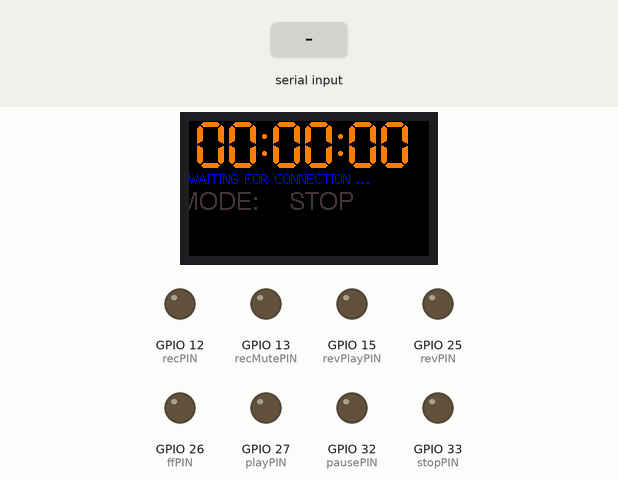
This sketch was run on a simulated ESP32. Parts: 240×135 colour display, output pins drawn as LEDs (lit = HIGH). The inputs (shaded band) are chosen by the test bench. Random numbers use the default seed unless the sketch sets one; nothing arrives over Bluetooth unless stated; what the sketch prints to the serial monitor is not drawn.

Above: at 1.8 s.
1.9 s: "2\n" received over Serial
At 3.0 s:
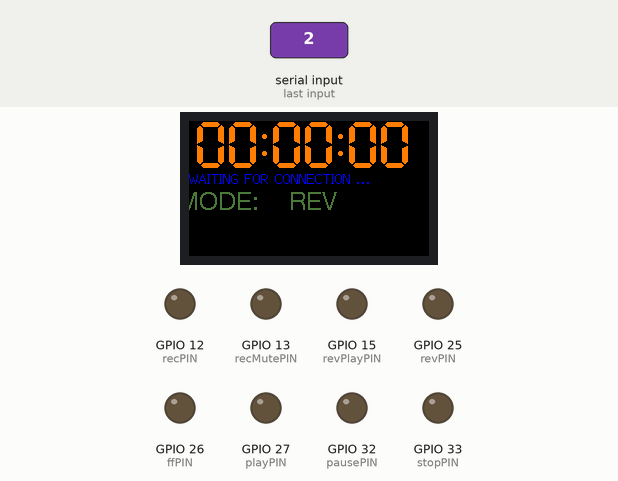
4.9 s: "0\n" received over the second serial link
At 6.0 s:
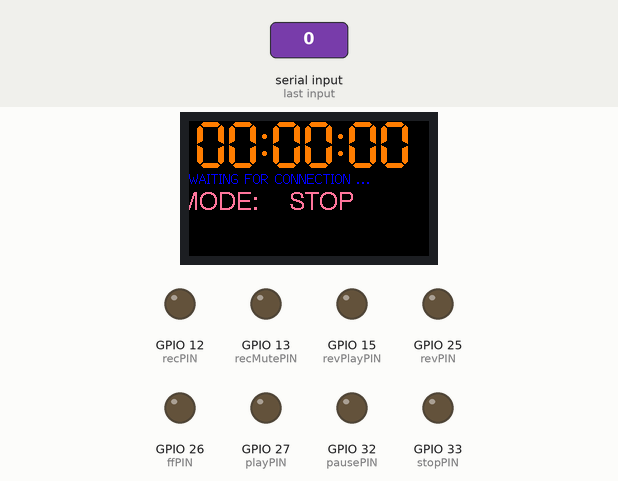
7.9 s: "1\n" received over Serial
At 9.1 s:
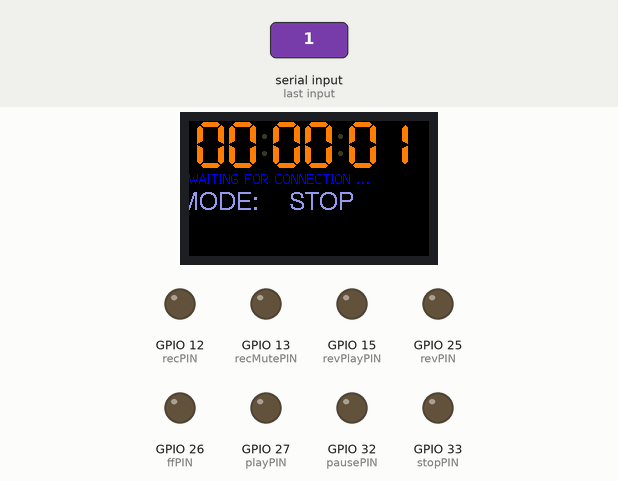
10.9 s: "2\n" received over the second serial link
At 12.1 s:
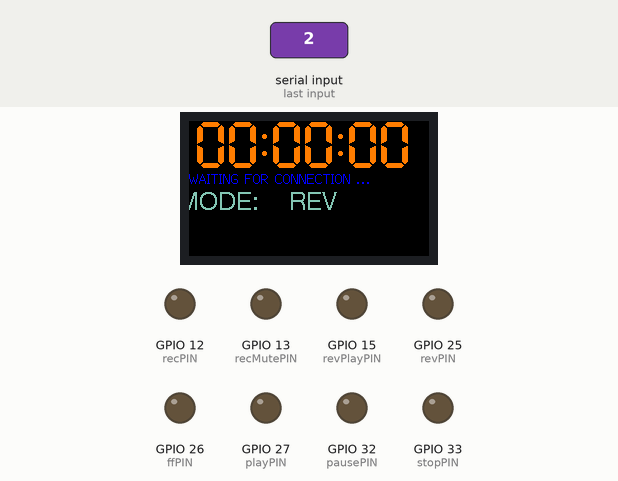
13.9 s: "0\n" received over Serial
At 14.9 s:
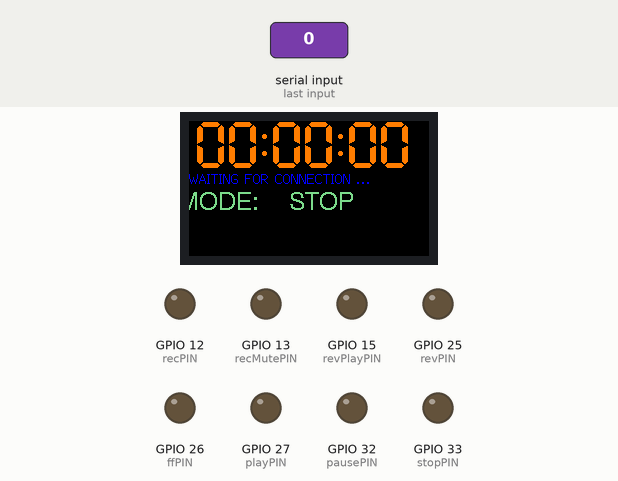
16.9 s: "1\n" received over the second serial link
At 18.2 s:
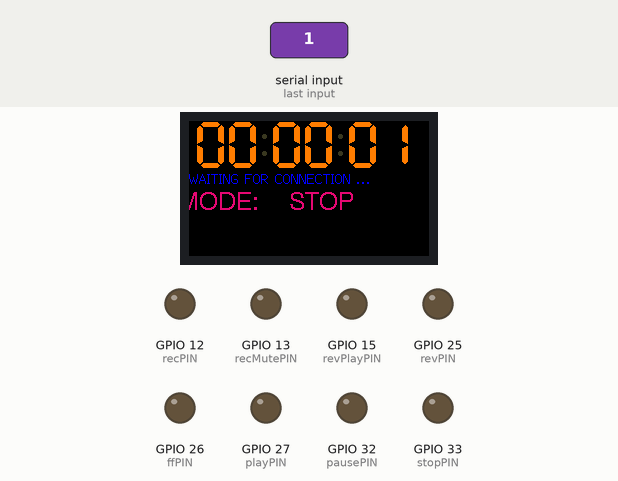
Timing chart, 0 to 19.9 s (numbered marks = the images above; inputs shaded):
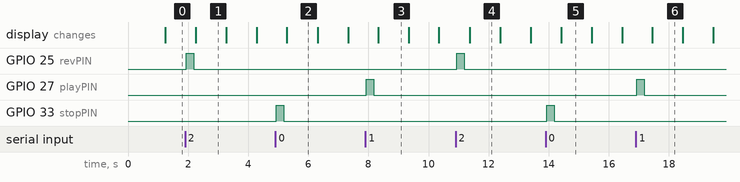

Measured:
- after the input at 1.9 s, GPIO 25 (revPIN): LOW → HIGH at once, → LOW 0.25 s later
- after the input at 4.9 s, GPIO 33 (stopPIN): LOW → HIGH at once, → LOW 0.25 s later
- after the input at 7.9 s, GPIO 27 (playPIN): LOW → HIGH at once, → LOW 0.25 s later
- after the input at 10.9 s, GPIO 25 (revPIN): LOW → HIGH at once, → LOW 0.25 s later
- after the input at 13.9 s, GPIO 33 (stopPIN): LOW → HIGH at once, → LOW 0.25 s later
- after the input at 16.9 s, GPIO 27 (playPIN): LOW → HIGH at once, → LOW 0.25 s later
- what the display in image 1 shows lasts 1.0 s, from 2.3 s to 3.3 s

The sketch:

TFT_R2R_Remote.ino
```cpp
/*
 An simple project making use of the examples of the TTGO display and a
 an ULN2803 Eight-Way transistor array for a R2R remote for a Teac X-10R/X-7R

 The code is largely based on a digital clock example from the link below
 This examples uses the hardware SPI only.

YouTube link to setup board  https://youtu.be/b8254--ibmM
For the board select TTGO_Lora32
 Based on clock sketch by Gilchrist 6/2/2014 1.0
 Adapted by Nathan Stevens 10/14/2022
 @version 1.1 01/18/2023

A few colour codes:

code	color
0x0000	Black
0xFFFF	White
0xBDF7	Light Gray
0x7BEF	Dark Gray
0xF800	Red
0xFFE0	Yellow
0xFBE0	Orange
0x79E0	Brown
0x7E0	Green
0x7FF	Cyan
0x1F	Blue
0xF81F	Pink

 */

#include <TFT_eSPI.h> // Graphics and font library for ST7735 driver chip
#include <SPI.h>

#include "BluetoothSerial.h"

#if !defined(CONFIG_BT_ENABLED) || !defined(CONFIG_BLUEDROID_ENABLED)
#error Bluetooth is not enabled! Please run `make menuconfig` to and enable it
#endif

BluetoothSerial SerialBT;

TFT_eSPI tft = TFT_eSPI();  // Invoke library, pins defined in User_Setup.h

uint32_t targetTime = 0;       // for next 1 second timeout

boolean initial = true;
byte xcolon1 = 0;
byte xcolon2 = 0;
unsigned int colour = 0;

// keep track of time in hours minutes and seconds
uint8_t hh=0, mm=0, ss=0;
uint8_t ohh=0, omm=0, oss=0; // old time values

// holds the data received from serial or bluetooth
char command = 'x';

// set the pins used for control and indicate the command character
const int playPIN = 27;     // command = 1
const int ffPIN = 26;       // command = 3
const int revPIN = 25;      // command = 2
const int stopPIN = 33;     // command = 0
const int pausePIN = 32;    // command = 4
const int recPIN = 12;      // command = 5
const int recMutePIN = 13;  // command = 7
const int revPlayPIN = 15;  // command = 6

// the command characters
const char CONNECT = 'c';
const char STOP = '0';
const char PLAY = '1';
const char REV = '2';
const char FF = '3';
const char PAUSE = '4';
const char REC = '5';
const char REV_PLAY = '6';
const char REC_MUTE = '7';

// keep track if we are playing or stopped
boolean playing = false;
String mode = "STOP";

void setup(void) {
  // set the pins to output
  pinMode(playPIN, OUTPUT);
  pinMode(ffPIN, OUTPUT);
  pinMode(revPIN, OUTPUT);
  pinMode(stopPIN, OUTPUT);
  pinMode(pausePIN, OUTPUT);
  pinMode(recPIN, OUTPUT);
  pinMode(recMutePIN, OUTPUT);
  pinMode(revPlayPIN, OUTPUT);

  tft.init();
  tft.setRotation(1);
  tft.fillScreen(TFT_BLACK);

  tft.setTextColor(TFT_YELLOW, TFT_BLACK); // Note: the new fonts do not draw the background colour

  targetTime = millis() + 1000;

  Serial.begin(115200);
  SerialBT.enableSSP();
  SerialBT.begin("ESP32_R2R_X7R"); //Bluetooth device name
  //SerialBT.begin("ESP32_R2R_X10R"); //Bluetooth device name

  Serial.println("Device started, ready to pair with bluetooth!");
}

void loop() {
  // get data from serial or bluetooth ports
  if (Serial.available()) {
    char input = Serial.read();
    if(input != '\r' && input != '\n') {
      command = input;
      Serial.print("Command: ");
      Serial.println(input);
    }
  }

  if (SerialBT.available()) {
    char input = SerialBT.read();
    if(input != '\r' && input != '\n') {
      command = input;
      Serial.print("BT Command: ");
      Serial.println(input);
    }
  }

  // add small delay here?
  delay(20);

  // run any command commands are
  switch(command) {
     case PLAY:
        ss = oss;
        mm = omm;
        hh = ohh;
        setCommandPin(playPIN, "PLAY", true);
        break;
     case FF:
        oss = 0; omm = 0; ohh = 0;
        setCommandPin(ffPIN, "FF", false);
        break;
     case REV:
        oss = 0; omm = 0; ohh = 0;
        setCommandPin(revPIN, "REV", false);
        break;
     case STOP:
        oss = 0; omm = 0; ohh = 0;
        setCommandPin(stopPIN, "STOP", false);
        break;
     case PAUSE:
        setCommandPin(pausePIN, "PAUSE", false);
        break;
     case REC:
        oss = 0; omm = 0; ohh = 0;
        setCommandPin2(pausePIN, recPIN, "REC", false);
        break;
     case REC_MUTE:
        setCommandPin(recMutePIN, "REC MUTE", true);
        break;
     case REV_PLAY:
        ss = oss;
        mm = omm;
        hh = ohh;
        setCommandPin(revPlayPIN, "REV PLAY", true);
        break;
     default:
        break;
  }

  // keep track of time
  if (targetTime < millis()) {
    targetTime = millis()+1000;
    ss++;              // Advance second
    if (ss==60) {
      ss=0;
      mm++;            // Advance minute
      if(mm>59) {
        mm=0;
        hh++;          // Advance hour
        if (hh>23) {
          hh=0;
        }
      }
    }

    // if not playing reset the hour minuetes
    if(!playing) {
      ss = 0; mm = 0; hh = 0;
    } else {
      oss = ss; omm = mm; ohh = hh;
    }

    if (initial) {
      initial = false;
      tft.setTextColor(TFT_BLUE, TFT_BLACK);
      tft.drawString("WAITING FOR CONNECTION ...",0,50,2); // Next size up font 2
    }

    // Update digital time
    byte xpos = 6;
    byte ypos = 0;

    //if (mss != mm) { // redraw every minute
    if (true) { // redraw every second
      // Uncomment ONE of the next 2 lines, using the ghost image demonstrates text overlay as time is drawn over it
      tft.setTextColor(0x39C4, TFT_BLACK);  // Leave a 7 segment ghost image, comment out next line!
      //tft.setTextColor(TFT_BLACK, TFT_BLACK); // Set font colour to black to wipe image
      // Font 7 is to show a pseudo 7 segment display.
      // Font 7 only contains characters [space] 0 1 2 3 4 5 6 7 8 9 0 : .
      tft.drawString("88:88:88",xpos,ypos,7); // Overwrite the text to clear it
      tft.setTextColor(0xFBE0, TFT_BLACK); // Orange

      if (hh<10) xpos+= tft.drawChar('0',xpos,ypos,7);
      xpos += tft.drawNumber(hh,xpos,ypos,7);
      xcolon1=xpos;

      xpos+= tft.drawChar(':',xpos,ypos,7);
      if (mm<10) xpos+= tft.drawChar('0',xpos,ypos,7);
      xpos += tft.drawNumber(mm,xpos,ypos,7);
      xcolon2=xpos;

      xpos+= tft.drawChar(':',xpos,ypos,7);
      if (ss<10) xpos+= tft.drawChar('0',xpos,ypos,7);
      tft.drawNumber(ss,xpos,ypos,7);
    }

    if (ss%2) { // Flash the colon
      tft.setTextColor(0x39C4, TFT_BLACK);
      xpos+= tft.drawChar(':',xcolon1,ypos,7);
      xpos+= tft.drawChar(':',xcolon2,ypos,7);
      tft.setTextColor(0xFBE0, TFT_BLACK);
    }
    else {
      // check to see if we connected
      if(command == CONNECT) {
        command = 'X';
        tft.fillRect (0, 50, 240, 15, TFT_BLACK);
        tft.setTextColor(TFT_BLUE, TFT_BLACK);
        tft.drawString("CONNECTED ...",0,50,2); // Next size up font 2

        tft.setTextColor(0xFBE0, TFT_BLACK); // reset text color
      }

      tft.drawChar(':',xcolon1,ypos,7);
      tft.drawChar(':',xcolon2,ypos,7);

      colour = random(0xFFFF);
      // Erase the old text with a rectangle, the disadvantage of this method is increased display flicker
      tft.fillRect (0, 70, 240, 20, TFT_BLACK);
      tft.setTextColor(colour);
      tft.drawRightString("MODE: ",75, 70, 4); // Right justified string drawing to x position 75
      tft.drawString(mode, 100, 70, 4);
    }
  }
}

// function to set a particular pin high then low for running commands on the R2R
void setCommandPin(int pin, String currentMode, boolean play) {
  mode = currentMode;
  playing = play;
  Serial.print("Mode: " + mode + " / ");
  Serial.print("PLAY: ");
  Serial.println(playing);

  digitalWrite(pin, HIGH);
  delay(250);
  digitalWrite(pin, LOW);
  command = 'X';
}

// this is used to set 2 pins high then low. It used for recording
void setCommandPin2(int pin1, int pin2, String currentMode, boolean play) {
  mode = currentMode;
  playing = play;
  Serial.print("Mode: " + mode + " / ");
  Serial.print("PLAY: ");
  Serial.println(playing);

  digitalWrite(pin1, HIGH);
  digitalWrite(pin2, HIGH);
  delay(250);
  digitalWrite(pin1, LOW);
  digitalWrite(pin2, LOW);
  command = 'X';
}
```
